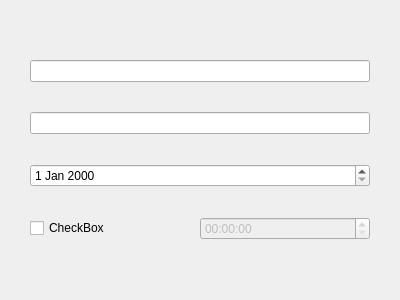
<?xml version="1.0" encoding="UTF-8"?>
<ui version="4.0">
 <class>Dialog</class>
 <widget class="QDialog" name="Dialog">
  <property name="geometry">
   <rect>
    <x>0</x>
    <y>0</y>
    <width>400</width>
    <height>300</height>
   </rect>
  </property>
  <property name="windowTitle">
   <string>Dialog</string>
  </property>
  <layout class="QVBoxLayout" name="verticalLayout">
   <property name="spacing">
    <number>0</number>
   </property>
   <property name="leftMargin">
    <number>30</number>
   </property>
   <property name="topMargin">
    <number>30</number>
   </property>
   <property name="rightMargin">
    <number>30</number>
   </property>
   <property name="bottomMargin">
    <number>30</number>
   </property>
   <item>
    <widget class="QLineEdit" name="title"/>
   </item>
   <item>
    <widget class="QLineEdit" name="description"/>
   </item>
   <item>
    <widget class="QDateEdit" name="date_pciker"/>
   </item>
   <item>
    <layout class="QHBoxLayout" name="horizontalLayout_2">
     <item>
      <widget class="QCheckBox" name="enable_time">
       <property name="text">
        <string>CheckBox</string>
       </property>
      </widget>
     </item>
     <item>
      <widget class="QTimeEdit" name="time_picker">
       <property name="enabled">
        <bool>false</bool>
       </property>
      </widget>
     </item>
    </layout>
   </item>
  </layout>
 </widget>
 <resources/>
 <connections/>
</ui>
